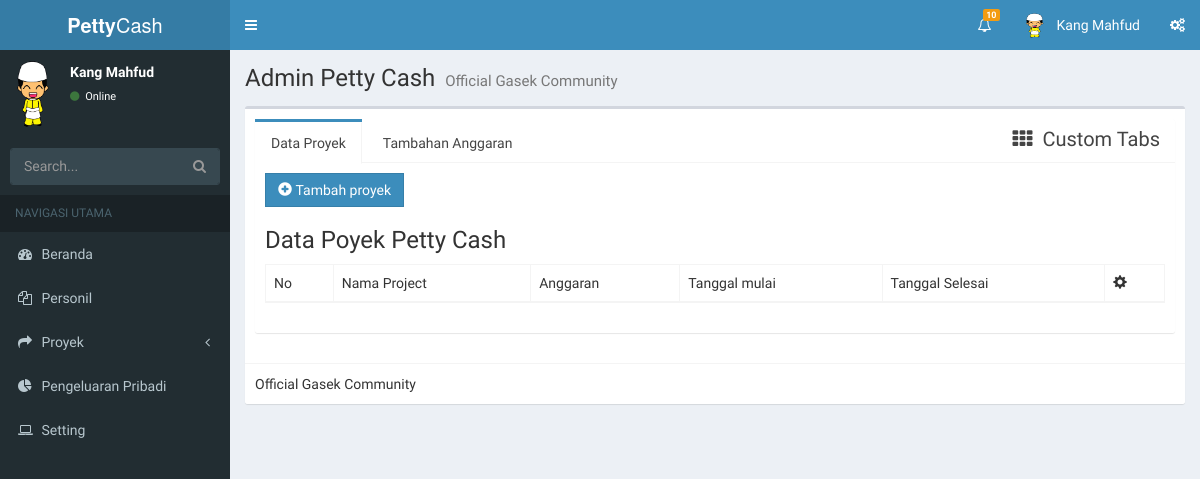
The app's page /c_proyek/index, older data.
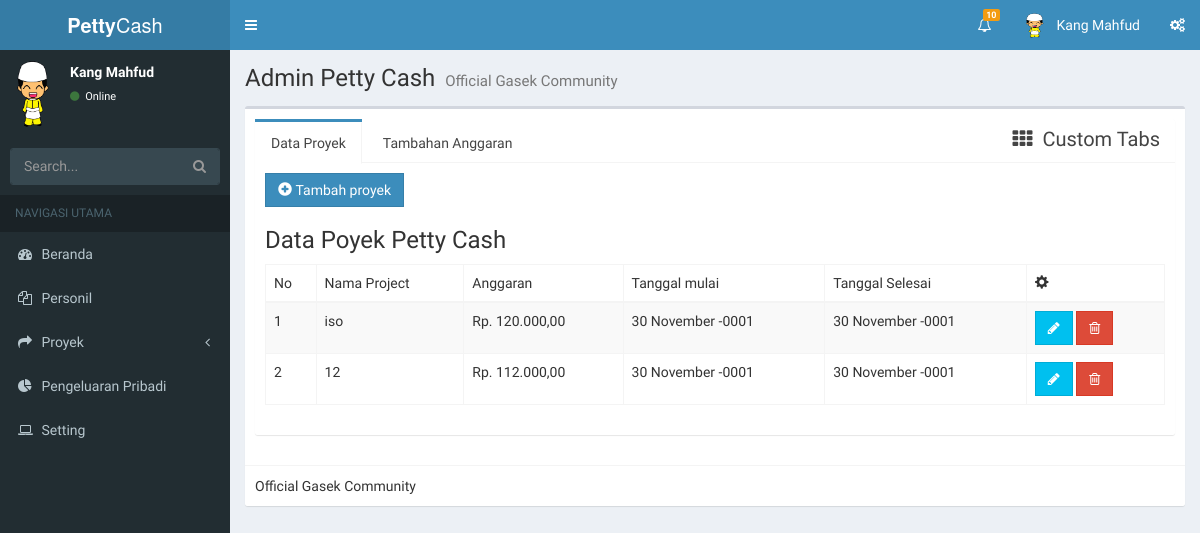
The same page, newer data.
### tables this page shows
CREATE TABLE `project` (
  `id_project` int(11) NOT NULL AUTO_INCREMENT,
  `nama_project` varchar(100) DEFAULT NULL,
  `anggaran` double DEFAULT NULL,
  `tanggal_mulai` datetime DEFAULT NULL,
  `tanggal_selesai` datetime DEFAULT NULL,
  PRIMARY KEY (`id_project`)
);

### application/controllers/c_proyek.php (called while the page is built, shortened)
<?php
 class C_proyek extends CI_Controller
 {
 	function __construct()
 	{
 		$this->load->model('adm_proyek');
 	}
 	public function index()
 	{
 		$data['stat1']="";
		$data['stat2']="";
		$data['stat3']="";
		$data['stat4']="active";
		$data['stat5']="";
		$data['stat6']="";
		$data['stat7']="";
		$data['stat8']="";
		$data['stat9']="";
		$datax['data_project']= $this->adm_proyek->get_all_project();
		$datax['suntikan_anggaran']=$this->adm_proyek->get_all_suntikan();
		$this->load->view('attribute/header', $data);
		$this->load->view('admin/v_proyek', $datax);
		$this->load->view('attribute/footer');
 	}
 }

### index.php (called while the page is built, shortened)
<?php
require_once BASEPATH.'core/CodeIgniter.php';

### application/models/adm_proyek.php (called while the page is built, shortened)
<?php
class Adm_proyek extends CI_Model
{
	public function get_all_project(){
		$query = $this->db->query("select * from project");
		return $query->result_array();
	}
	public function get_all_suntikan(){
	$this->db->select('project.nama_project, id_tambahan, nama_tambahan, jumlah_tambahan, waktu_tambahan');
	$this->db->from('tambahan_anggaran');
	$this->db->join('project', 'tambahan_anggaran.id_project = project.id_project');
	$query = $this->db->get();
		return $query->result_array();
	}
}

### application/views/admin/v_proyek.php (the view, shortened to what this page needs)
<div class="content-wrapper">
  <section class="content-header">
    <h1>
      Admin Petty Cash
      <small>Official Gasek Community</small>
    </h1>
  </section>
  <section class="content">
    <div class="box">
      <div class="box-body">
    <div class="row">
      <div class="col-md-12">
        <div class="nav-tabs-custom">
          <ul class="nav nav-tabs">
            <li class="active"><a href="#tab_1-1" data-toggle="tab">Data Proyek</a></li>
            <li><a href="#tab_2-2" data-toggle="tab">Tambahan Anggaran</a></li>
            <li class="pull-right header"><i class="fa fa-th"></i> Custom Tabs</li>
          </ul>
          <div class="tab-content">
            <div class="tab-pane active" id="tab_1-1">
      <button type="button" class="btn btn-primary btn-flat" data-toggle="modal" data-target="#tambah_proyek"><span class="glyphicon glyphicon-plus-sign"></span>&nbsp;Tambah proyek</button>
      <h3>Data Poyek Petty Cash</h3>
        <table class=" table table-striped table-bordered table-hover">
          <thead>
            <tr>
              <td>No</td>
              <td>Nama Project</td>
              <td>Anggaran</td>
              <td>Tanggal mulai</td>
              <td>Tanggal Selesai</td>
              <td><span class=" glyphicon glyphicon-cog"></span></td>
            </tr>
          </thead>
          <tbody id="tabel_proyek">
          <?php foreach ($data_project as $data):?>
          <?php
          $tgl_mulai = $data['tanggal_mulai'];
          $tgl_selesai = $data['tanggal_selesai'];
          $biaya = $data['anggaran'];
          ?>
            <tr>
              <td><?php echo $data['id_project']?></td>
              <td><?php echo $data['nama_project']?></td>
              <td><?php echo "Rp. ".number_format($biaya,2,',','.')?></td>
              <td><?php echo date('d F Y', strtotime($tgl_mulai))?></td>
              <td><?php echo date('d F Y', strtotime($tgl_selesai))?></td>
              <td>
                <a href="javascript:;" class="btn btn-info btn-flat btn_edit_proyek" data = "<?php echo $data['id_project'];?>"><span class="fa fa-pencil"></span></a>
                <a href="<?= base_url()?>c_proyek/delete_project/<?= $data['id_project']?>" class="btn btn-danger btn-flat" onclick="return confirm('Ada yakin ingin menghapus data ini ?');"><span class="fa fa-trash-o"></span></a>
              </td>
            </tr>
           <?php endforeach ?>
          </tbody>
        </table>
            </div>
          </div>
        </div>
      </div>
    </div>
      </div>
      <div class="box-footer">
        Official Gasek Community
      </div>
    </div>
  </section>
</div>

Row changes from the older to the newer data that the page shows:
added project: id_project "1", nama_project "iso", anggaran "120.000,00", tanggal_mulai "30 November -0001", tanggal_selesai "30 November -0001"
added project: id_project "2", nama_project "12", anggaran "112.000,00", tanggal_mulai "30 November -0001", tanggal_selesai "30 November -0001"
